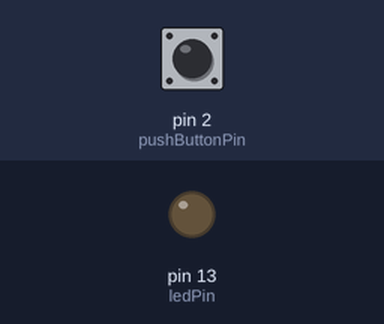
Recording of a sketch running on a simulated Arduino Uno, built with avr-gcc and run on an emulated ATmega328P. On the bench: output pins drawn as LEDs (lit = HIGH). The test bench sets the inputs (shaded band); at power-on: pin 2 (pushButtonPin) LOW.

Above: at 1.2 s.
1.3 s: pin 2 (pushButtonPin) pulled HIGH for 0.15 s
At 1.37 s:
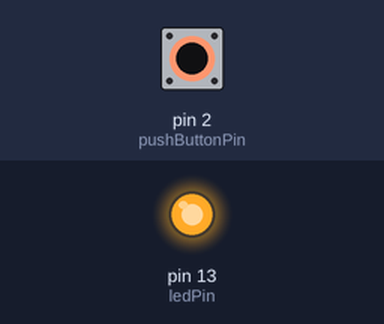
2.9 s: pin 2 (pushButtonPin) pulled HIGH for 3.2 s
At 6.5 s:
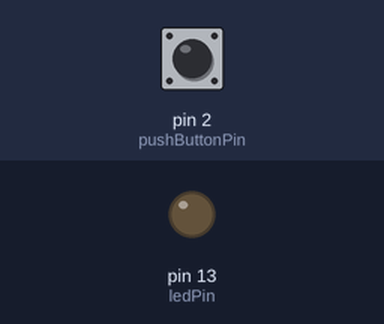
Timing chart, 0 to 8.0 s (numbered marks = the images above; inputs shaded):
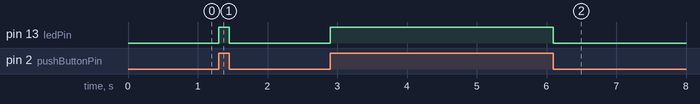

Measured:
- after the input at 1.3 s, pin 13 (ledPin): LOW → HIGH at once, → LOW 0.15 s later
- after the input at 2.9 s, pin 13 (ledPin): LOW → HIGH at once, → LOW 3.2 s later

The sketch:

DigitalButton.ino
```cpp
/*******************************************************************************
 * Illuminates an LED when a pushbutton is pressed using a digital input pin, a
 * digital output pin, and a pull-down resistor.
 ******************************************************************************/
const int ledPin = LED_BUILTIN; // pin 13 on UNO
const int pushButtonPin = 2;

void setup() {
  // initialize the LED
  pinMode(ledPin, OUTPUT);
  digitalWrite(ledPin, LOW);
  // initialize the button
  pinMode(pushButtonPin, INPUT);
}

void loop() {
  // check if the button is pressed (HIGH or LOW)
  int pushButtonState = digitalRead(pushButtonPin);
  // write the button's state to the LED pin
  digitalWrite(ledPin, pushButtonState);
}
```
